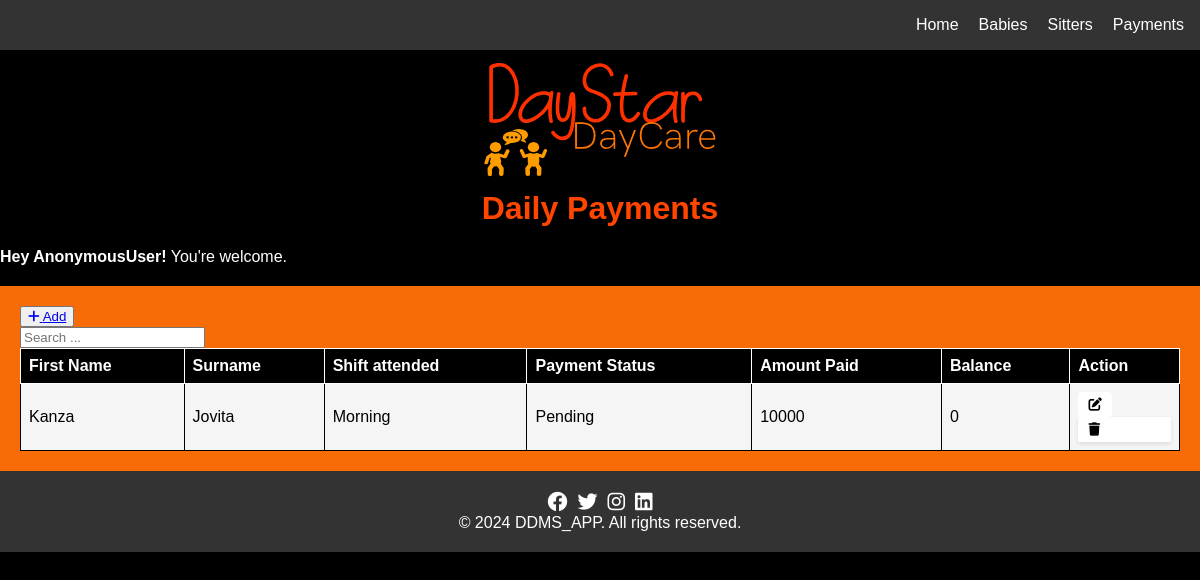
/daily_list/, run on an earlier commit of the app's database.
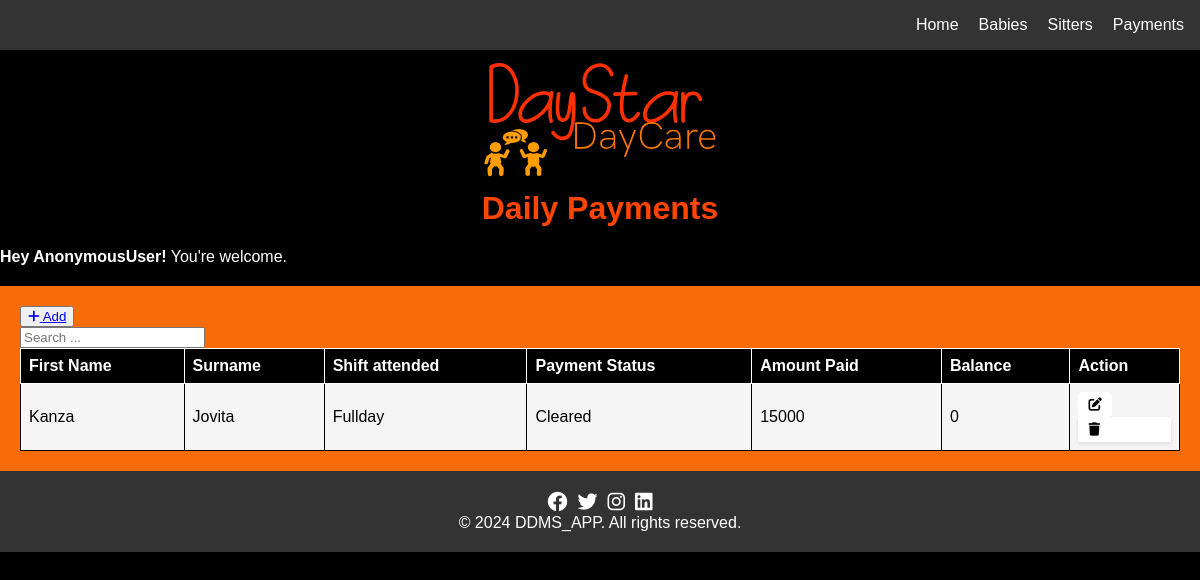
And on a later commit of the database.
### ddms_app/models.py (models this page shows, shortened)
class Dailypay(models.Model):
    first_name = models.CharField(max_length=50, blank=True,null=True)
    last_name = models.CharField(max_length=50, blank=True, null=True)
    shift_attended = models.CharField(max_length=50, blank=True, null=True)
    payment_status = models.CharField(max_length=50, blank=True, null=True)
    amount_paid = models.CharField(max_length=50, blank=True, null=True)
    balance = models.IntegerField(null=True, blank=True)

### ddms_app/views.py (the view)
# urls.py: path('daily_list/' ,views.daily_list, name='daily_list'),
def daily_list(request):
    records = Dailypay.objects.all()
    return render(request, 'daily_list.html', {'records': records})

### ddms_app/templates/daily_list.html (shortened to what this page needs)
{% extends  'base.html' %}
{% block content%}
    <h1>Daily Payments</h1>
    <div class="alert alert-warning alert-dismissible fade show" role="alert">
        <strong>Hey {{ user }}!</strong> You're welcome.
    </div>
    <div class="mt-4 p-5 bg-secondary text-white rounded">
        <table class="table table-striped table-bordered">
            <div class="mb-3">
                <button><a href="{% url 'add_daily' %}" class="btn btn-success">
                    <i class="fas fa-plus"></i> Add
                </a></button>
                <form class="button" style="  box-shadow: 0px; padding: 0px; border-radius: 0px; margin: 0px; max-width: 200px;" method="GET" action="{% url 'dailys_list' %}">
                    <input type="text" name="search" class="form-control" placeholder="Search ...">
                </form>
            </div>
            <thead>
                <tr>
                    <th>First Name</th>
                    <th>Surname</th>
                    <th>Shift attended</th>
                    <th>Payment Status</th>
                    <th>Amount Paid</th>
                    <th>Balance</th>
                    <th>Action</th>
                </tr>
            </thead>
            <tbody>
                {% for dailypay in records %}
                <tr>
                    <td>{{ dailypay.first_name }}</td>
                    <td>{{ dailypay.last_name }}</td>
                    <td>{{ dailypay.shift_attended }}</td>
                    <td>{{ dailypay.payment_status }}</td>
                    <td>{{ dailypay.amount_paid }}</td>
                    <td>{{ dailypay.balance }}</td>
                <td>
                    <button type="submit"><a href="{% url 'edit_daily' dailypay.id %}" class="btn btn-danger"><i class="fas fa-edit"></i></a></button>
                            <form  style="background-color: white; box-shadow: 0px;padding: 0px; border-radius: 0px; margin: 0px;" action="{% url 'delete_daily' dailypay.id %}" method="post"  onsubmit="return confirm('Are you sure you want to delete this record?');">
                                <button    ><i class="fas fa-trash"></i></button>
                            </form>
                        </td>
                    </tr>
                {% endfor %}
            </tbody>
        </table>
    </div>
    {% endblock %}

What changed in the data, as far as the page shows it:
changed Dailypay "Kanza": shift_attended "Morning" → "Fullday"; payment_status "Pending" → "Cleared"; amount_paid "10000" → "15000"
